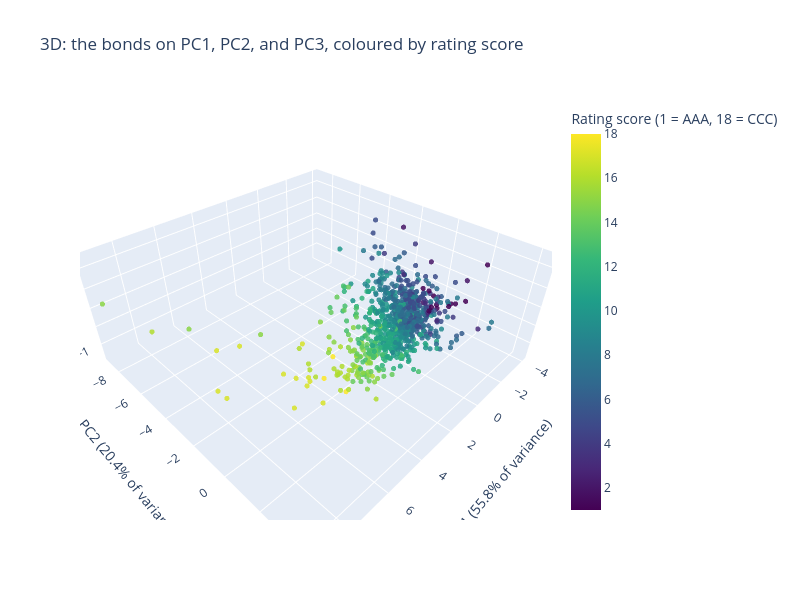

Notebook code cell kept with this figure:
### Markdown cell above
* Five dimensions are on the picture, and the eye cannot read the last two. PC5 carries 0.81 percent of the variance. The sizes are stretched so that they show, but 821 overlapping markers of slightly different sizes are hard to compare across the cloud, and what they show is under one percent of what the columns do. **This is where the eye starts to fail, and why the scree and the loadings matter**: the scree says that the fourth and fifth components add 5.08 and 0.81 percent, and the loadings say what they are made of, so you can decide how many dimensions are worth drawing before you draw them.

Q. Go back to three dimensions and colour the bonds by rating score.

### Code cell
rated = scores_six.assign(score=bench["score"].to_numpy())
still_3d(rated["PC1"], rated["PC2"], rated["PC3"], color=rated["score"], color_label="Rating score (1 = AAA, 18 = CCC)",
         title="3D: the bonds on PC1, PC2, and PC3, coloured by rating score (still view)")
plt.show()

fig = px.scatter_3d(rated, x="PC1", y="PC2", z="PC3", color="score", color_continuous_scale="Viridis",
                    labels={**{f"PC{n}": pc_label(n) for n in range(1, 4)}, "score": "Rating score (1 = AAA, 18 = CCC)"},
                    title="3D: the bonds on PC1, PC2, and PC3, coloured by rating score", width=800, height=600)
fig.update_traces(marker={"size": 3, "opacity": 0.85})
fig.show()

### Figure 1 — Plotly figure (JSON) as saved in the notebook; plotly's stock layout.template omitted (floating-point values rounded to 4 significant figures; data arrays with more than 128 entries replaced by an {"elided": "..."} marker saying what was removed)
{"data": [{"hovertemplate": "PC1 (55.8% of variance)=%{x}<br>PC2 (20.4% of variance)=%{y}<br>PC3 (17.2% of variance)=%{z}<br>Rating score (1 = AAA, 18 = CCC)=%{marker.color}<extra></extra>", "legendgroup": "", "marker": {"color": {"elided": "821 int values"}, "coloraxis": "coloraxis", "opacity": 0.85, "size": 3, "symbol": "circle"}, "mode": "markers", "name": "", "scene": "scene", "showlegend": false, "type": "scatter3d", "x": {"elided": "821 float values"}, "y": {"elided": "821 float values"}, "z": {"elided": "821 float values"}}], "layout": {"coloraxis": {"autocolorscale": false, "colorbar": {"title": {"text": "Rating score (1 = AAA, 18 = CCC)"}}, "colorscale": [[0.0, "#440154"], [0.1111, "#482878"], [0.2222, "#3e4989"], [0.3333, "#31688e"], [0.4444, "#26828e"], [0.5556, "#1f9e89"], [0.6667, "#35b779"], [0.7778, "#6ece58"], [0.8889, "#b5de2b"], [1.0, "#fde725"]]}, "height": 600, "legend": {"tracegroupgap": 0}, "scene": {"domain": {"x": [0.0, 1.0], "y": [0.0, 1.0]}, "xaxis": {"title": {"text": "PC1 (55.8% of variance)"}}, "yaxis": {"title": {"text": "PC2 (20.4% of variance)"}}, "zaxis": {"title": {"text": "PC3 (17.2% of variance)"}}}, "title": {"text": "3D: the bonds on PC1, PC2, and PC3, coloured by rating score"}, "width": 800}}
